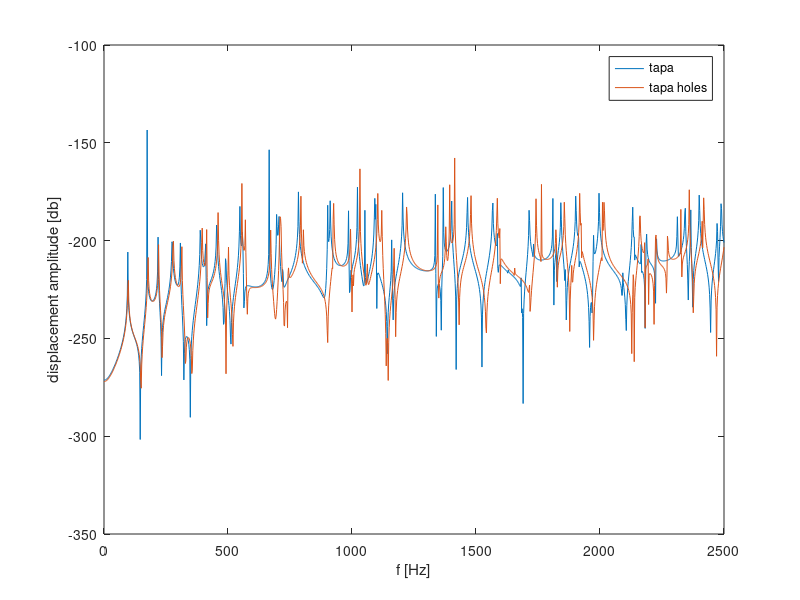

Source code (MATLAB):
close all
clear all
clc

%% Tapa

data = [
0.0000	2.7078E-14
2.0000	2.7140E-14
4.0000	2.7329E-14
6.0000	2.7644E-14
8.0000	2.8088E-14
10.000	2.8664E-14
12.000	2.9375E-14
14.000	3.0225E-14
16.000	3.1220E-14
18.000	3.2367E-14
20.000	3.3672E-14
22.000	3.5144E-14
24.000	3.6794E-14
26.000	3.8633E-14
28.000	4.0674E-14
30.000	4.2932E-14
32.000	4.5426E-14
34.000	4.8174E-14
36.000	5.1199E-14
38.000	5.4528E-14
40.000	5.8190E-14
42.000	6.2222E-14
44.000	6.6662E-14
46.000	7.1558E-14
48.000	7.6966E-14
50.000	8.2949E-14
52.000	8.9584E-14
54.000	9.6963E-14
56.000	1.0520E-13
58.000	1.1441E-13
60.000	1.2478E-13
62.000	1.3650E-13
64.000	1.4982E-13
66.000	1.6505E-13
68.000	1.8261E-13
70.000	2.0303E-13
72.000	2.2703E-13
74.000	2.5557E-13
76.000	2.9003E-13
78.000	3.3237E-13
80.000	3.8557E-13
82.000	4.5429E-13
84.000	5.4639E-13
86.000	6.7604E-13
88.000	8.7190E-13
90.000	1.2018E-12
92.000	1.8742E-12
94.000	3.9993E-12
96.000	5.0966E-11
98.000	3.6150E-12
100.00	1.9152E-12
102.00	1.3203E-12
104.00	1.0166E-12
106.00	8.3177E-13
108.00	7.0694E-13
110.00	6.1650E-13
112.00	5.4747E-13
114.00	4.9261E-13
116.00	4.4750E-13
118.00	4.0928E-13
120.00	3.7601E-13
122.00	3.4631E-13
124.00	3.1913E-13
126.00	2.9368E-13
128.00	2.6926E-13
130.00	2.4530E-13
132.00	2.2126E-13
134.00	1.9663E-13
136.00	1.7085E-13
138.00	1.4335E-13
140.00	1.1347E-13
142.00	8.0426E-14
144.00	4.3273E-14
146.00	8.2421E-16
148.00	4.8451E-14
150.00	1.0657E-13
152.00	1.7629E-13
154.00	2.6144E-13
156.00	3.6758E-13
158.00	5.0305E-13
160.00	6.8096E-13
162.00	9.2323E-13
164.00	1.2694E-12
166.00	1.7985E-12
168.00	2.6953E-12
170.00	4.5146E-12
172.00	1.0030E-11
174.00	6.7185E-8
176.00	1.2232E-11
178.00	6.7285E-12
180.00	4.9260E-12
182.00	4.0524E-12
184.00	3.5539E-12
186.00	3.2465E-12
188.00	3.0522E-12
190.00	2.9327E-12
192.00	2.8680E-12
194.00	2.8472E-12
196.00	2.8654E-12
198.00	2.9218E-12
200.00	3.0193E-12
202.00	3.1653E-12
204.00	3.3741E-12
206.00	3.6711E-12
208.00	4.1044E-12
210.00	4.7721E-12
212.00	5.9098E-12
214.00	8.2506E-12
216.00	1.5799E-11
218.00	1.2277E-10
220.00	1.0067E-11
222.00	4.5113E-12
224.00	2.5101E-12
226.00	1.4597E-12
228.00	7.9693E-13
230.00	3.2706E-13
232.00	3.5399E-14
234.00	3.3436E-13
236.00	5.9515E-13
238.00	8.3385E-13
240.00	1.0617E-12
242.00	1.2875E-12
244.00	1.5186E-12
246.00	1.7622E-12
248.00	2.0259E-12
250.00	2.3183E-12
252.00	2.6502E-12
254.00	3.0359E-12
256.00	3.4948E-12
258.00	4.0554E-12
260.00	4.7606E-12
262.00	5.6798E-12
264.00	6.9330E-12
266.00	8.7471E-12
268.00	1.1611E-11
270.00	1.6802E-11
272.00	2.9077E-11
274.00	9.3490E-11
276.00	8.6237E-11
278.00	3.0785E-11
280.00	1.9255E-11
282.00	1.4308E-11
284.00	1.1594E-11
286.00	9.9124E-12
288.00	8.8031E-12
290.00	8.0556E-12
292.00	7.5660E-12
294.00	7.2865E-12
296.00	7.2081E-12
298.00	7.3634E-12
300.00	7.8564E-12
302.00	8.9694E-12
304.00	1.1634E-11
306.00	2.1305E-11
308.00	8.6992E-11
310.00	1.0073E-11
312.00	4.2687E-12
314.00	2.2131E-12
316.00	1.2005E-12
318.00	6.2105E-13
320.00	2.6123E-13
322.00	2.7431E-14
324.00	1.2763E-13
326.00	2.3020E-13
328.00	2.9585E-13
330.00	3.3427E-13
332.00	3.5169E-13
334.00	3.5215E-13
336.00	3.3830E-13
338.00	3.1177E-13
340.00	2.7350E-13
342.00	2.2382E-13
344.00	1.6263E-13
346.00	8.9370E-14
348.00	3.0386E-15
350.00	9.7814E-14
352.00	2.1518E-13
354.00	3.5167E-13
356.00	5.1072E-13
358.00	6.9679E-13
360.00	9.1573E-13
362.00	1.1753E-12
364.00	1.4858E-12
366.00	1.8615E-12
368.00	2.3222E-12
370.00	2.8967E-12
372.00	3.6275E-12
374.00	4.5808E-12
376.00	5.8652E-12
378.00	7.6712E-12
380.00	1.0366E-11
382.00	1.4757E-11
384.00	2.3028E-11
386.00	4.3844E-11
388.00	1.8444E-10
390.00	1.0968E-10
392.00	4.7396E-11
394.00	3.2541E-11
396.00	2.6221E-11
398.00	2.3067E-11
400.00	2.1608E-11
402.00	2.1444E-11
404.00	2.2846E-11
406.00	2.7550E-11
408.00	4.7857E-11
410.00	8.2538E-11
412.00	9.3946E-12
414.00	6.6941E-13
416.00	2.6811E-12
418.00	4.4789E-12
420.00	5.6458E-12
422.00	6.5160E-12
424.00	7.2421E-12
426.00	7.9063E-12
428.00	8.5608E-12
430.00	9.2449E-12
432.00	9.9937E-12
434.00	1.0845E-11
436.00	1.1845E-11
438.00	1.3058E-11
440.00	1.4577E-11
442.00	1.6552E-11
444.00	1.9242E-11
446.00	2.3142E-11
448.00	2.9331E-11
450.00	4.0717E-11
452.00	6.8728E-11
454.00	2.5052E-10
456.00	1.3875E-10
458.00	5.2179E-11
460.00	3.1215E-11
462.00	2.1723E-11
464.00	1.6273E-11
466.00	1.2703E-11
468.00	1.0153E-11
470.00	8.2093E-12
472.00	6.6471E-12
474.00	5.3276E-12
476.00	4.1558E-12
478.00	3.0545E-12
480.00	1.9455E-12
482.00	7.2286E-13
484.00	8.0635E-13
486.00	3.1190E-12
488.00	7.9988E-12
490.00	3.4443E-11
492.00	2.7700E-11
494.00	1.1124E-11
496.00	7.0916E-12
498.00	5.1201E-12
500.00	3.8624E-12
502.00	2.9326E-12
504.00	2.1764E-12
506.00	1.5185E-12
508.00	9.1587E-13
510.00	3.4106E-13
512.00	2.2608E-13
514.00	8.0215E-13
516.00	1.4025E-12
518.00	2.0432E-12
520.00	2.7419E-12
522.00	3.5205E-12
524.00	4.4066E-12
526.00	5.4372E-12
528.00	6.6639E-12
530.00	8.1616E-12
532.00	1.0044E-11
534.00	1.2493E-11
536.00	1.5818E-11
538.00	2.0592E-11
540.00	2.8002E-11
542.00	4.0949E-11
544.00	6.8843E-11
546.00	1.6829E-10
548.00	7.4771E-10
550.00	1.3844E-10
552.00	8.7093E-11
554.00	7.3413E-11
556.00	7.9246E-11
558.00	1.6297E-10
560.00	8.1329E-11
562.00	1.4501E-11
564.00	1.9037E-12
566.00	2.7374E-12
568.00	4.8684E-12
570.00	5.9510E-12
572.00	6.5255E-12
574.00	6.8302E-12
576.00	6.9830E-12
578.00	7.0473E-12
580.00	7.0590E-12
582.00	7.0395E-12
584.00	7.0018E-12
586.00	6.9543E-12
588.00	6.9023E-12
590.00	6.8493E-12
592.00	6.7976E-12
594.00	6.7488E-12
596.00	6.7038E-12
598.00	6.6635E-12
600.00	6.6283E-12
602.00	6.5986E-12
604.00	6.5746E-12
606.00	6.5566E-12
608.00	6.5448E-12
610.00	6.5395E-12
612.00	6.5408E-12
614.00	6.5490E-12
616.00	6.5644E-12
618.00	6.5876E-12
620.00	6.6189E-12
622.00	6.6590E-12
624.00	6.7086E-12
626.00	6.7687E-12
628.00	6.8404E-12
630.00	6.9253E-12
632.00	7.0250E-12
634.00	7.1421E-12
636.00	7.2794E-12
638.00	7.4410E-12
640.00	7.6320E-12
642.00	7.8595E-12
644.00	8.1332E-12
646.00	8.4668E-12
648.00	8.8802E-12
650.00	9.4037E-12
652.00	1.0085E-11
654.00	1.1005E-11
656.00	1.2308E-11
658.00	1.4286E-11
660.00	1.7623E-11
662.00	2.4371E-11
664.00	4.4793E-11
666.00	2.0971E-8
668.00	3.8045E-11
670.00	1.7614E-11
672.00	1.1040E-11
674.00	7.9944E-12
676.00	6.4397E-12
678.00	5.7334E-12
680.00	5.6511E-12
682.00	6.1592E-12
684.00	7.3701E-12
686.00	9.5901E-12
688.00	1.3503E-11
690.00	2.0733E-11
692.00	3.5956E-11
694.00	7.9079E-11
696.00	4.6712E-10
698.00	2.3011E-10
700.00	1.3632E-10
702.00	1.3957E-10
704.00	2.5288E-10
706.00	4.1389E-10
708.00	8.0933E-11
710.00	3.7566E-11
712.00	2.1605E-11
714.00	1.3861E-11
716.00	9.8848E-12
718.00	8.8668E-12
720.00	1.8381E-11
722.00	1.5730E-11
724.00	7.3224E-12
726.00	6.4056E-12
728.00	6.4991E-12
730.00	6.8805E-12
732.00	7.3713E-12
734.00	7.9145E-12
736.00	8.4915E-12
738.00	9.0980E-12
740.00	9.7363E-12
742.00	1.0412E-11
744.00	1.1133E-11
746.00	1.1908E-11
748.00	1.2750E-11
750.00	1.3672E-11
752.00	1.4692E-11
754.00	1.5832E-11
756.00	1.7119E-11
758.00	1.8589E-11
760.00	2.0288E-11
762.00	2.2279E-11
764.00	2.4652E-11
766.00	2.7532E-11
768.00	3.1107E-11
770.00	3.5672E-11
772.00	4.1711E-11
774.00	5.0084E-11
776.00	6.2487E-11
778.00	8.2782E-11
780.00	1.2239E-10
782.00	2.2766E-10
784.00	1.7581E-9
786.00	3.1131E-10
788.00	1.4364E-10
790.00	9.3607E-11
792.00	6.9551E-11
794.00	5.5406E-11
796.00	4.6089E-11
798.00	3.9488E-11
800.00	3.4563E-11
802.00	3.0747E-11
804.00	2.7702E-11
806.00	2.5214E-11
808.00	2.3143E-11
810.00	2.1390E-11
812.00	1.9888E-11
814.00	1.8584E-11
816.00	1.7441E-11
818.00	1.6430E-11
820.00	1.5529E-11
822.00	1.4720E-11
824.00	1.3988E-11
826.00	1.3323E-11
828.00	1.2714E-11
830.00	1.2154E-11
832.00	1.1637E-11
834.00	1.1156E-11
836.00	1.0708E-11
838.00	1.0288E-11
840.00	9.8921E-12
842.00	9.5178E-12
844.00	9.1622E-12
846.00	8.8230E-12
848.00	8.4978E-12
850.00	8.1849E-12
852.00	7.8823E-12
854.00	7.5884E-12
856.00	7.3016E-12
858.00	7.0206E-12
860.00	6.7440E-12
862.00	6.4706E-12
864.00	6.1993E-12
866.00	5.9291E-12
868.00	5.6591E-12
870.00	5.3889E-12
872.00	5.1182E-12
874.00	4.8476E-12
876.00	4.5784E-12
878.00	4.3135E-12
880.00	4.0586E-12
882.00	3.8232E-12
884.00	3.6246E-12
886.00	3.4932E-12
888.00	3.4844E-12
890.00	3.7037E-12
892.00	4.3643E-12
894.00	5.9410E-12
896.00	9.6549E-12
898.00	1.9532E-11
900.00	5.8347E-11
902.00	8.0085E-10
904.00	1.1011E-10
906.00	9.3827E-11
908.00	1.1338E-10
910.00	1.8995E-10
912.00	1.0432E-9
914.00	2.8057E-10
916.00	1.2474E-10
918.00	8.1627E-11
920.00	6.1744E-11
922.00	5.0442E-11
924.00	4.3227E-11
926.00	3.8269E-11
928.00	3.4686E-11
930.00	3.2000E-11
932.00	2.9935E-11
934.00	2.8315E-11
936.00	2.7030E-11
938.00	2.6002E-11
940.00	2.5177E-11
942.00	2.4519E-11
944.00	2.3999E-11
946.00	2.3598E-11
948.00	2.3301E-11
950.00	2.3098E-11
952.00	2.2982E-11
954.00	2.2950E-11
956.00	2.3000E-11
958.00	2.3134E-11
960.00	2.3357E-11
962.00	2.3676E-11
964.00	2.4106E-11
966.00	2.4666E-11
968.00	2.5386E-11
970.00	2.6312E-11
972.00	2.7517E-11
974.00	2.9125E-11
976.00	3.1357E-11
978.00	3.4663E-11
980.00	4.0108E-11
982.00	5.0983E-11
984.00	8.5136E-11
986.00	5.7766E-10
988.00	3.0638E-11
990.00	4.6802E-12
992.00	5.1970E-12
994.00	1.1107E-11
996.00	1.7497E-11
998.00	1.4223E-11
1000.0	1.8757E-11
1002.0	2.1929E-11
1004.0	2.5074E-11
1006.0	2.8548E-11
1008.0	3.2674E-11
1010.0	3.7896E-11
1012.0	4.4969E-11
1014.0	5.5381E-11
1016.0	7.2631E-11
1018.0	1.0749E-10
1020.0	2.1767E-10
1022.0	2.3234E-9
1024.0	1.7088E-10
1026.0	8.4976E-11
1028.0	5.4650E-11
1030.0	3.9071E-11
1032.0	2.9539E-11
1034.0	2.3079E-11
1036.0	1.8396E-11
1038.0	1.4845E-11
1040.0	1.2074E-11
1042.0	9.8909E-12
1044.0	8.2154E-12
1046.0	7.1000E-12
1048.0	6.9263E-12
1050.0	9.8740E-12
1052.0	5.9610E-10
1054.0	1.1452E-11
1056.0	8.1156E-12
1058.0	7.9444E-12
1060.0	8.5853E-12
1062.0	9.5984E-12
1064.0	1.0863E-11
1066.0	1.2355E-11
1068.0	1.4094E-11
1070.0	1.6135E-11
1072.0	1.8568E-11
1074.0	2.1531E-11
1076.0	2.5243E-11
1078.0	3.0062E-11
1080.0	3.6610E-11
1082.0	4.6059E-11
1084.0	6.0898E-11
1086.0	8.7422E-11
1088.0	1.4702E-10
1090.0	3.8161E-10
1092.0	1.2016E-9
1094.0	3.5062E-10
1096.0	8.4541E-10
1098.0	6.0883E-11
1100.0	1.8388E-12
1102.0	1.2669E-11
1104.0	1.4920E-11
1106.0	1.4845E-11
1108.0	1.4033E-11
1110.0	1.2997E-11
1112.0	1.1921E-11
1114.0	1.0876E-11
1116.0	9.8844E-12
1118.0	8.9511E-12
1120.0	8.0734E-12
1122.0	7.2451E-12
1124.0	6.4593E-12
1126.0	5.7087E-12
1128.0	4.9863E-12
1130.0	4.2852E-12
1132.0	3.5987E-12
1134.0	2.9200E-12
1136.0	2.2420E-12
1138.0	1.5569E-12
1140.0	8.5583E-13
1142.0	1.2761E-13
1144.0	6.4236E-13
1146.0	1.4748E-12
1148.0	2.4015E-12
1150.0	3.4764E-12
1152.0	4.8012E-12
1154.0	6.6023E-12
1156.0	9.5182E-12
1158.0	1.6386E-11
1160.0	1.0430E-10
1162.0	1.3494E-11
1164.0	2.8726E-12
1166.0	9.3875E-13
1168.0	3.3144E-12
1170.0	5.2073E-12
1172.0	6.9326E-12
1174.0	8.6376E-12
1176.0	1.0413E-11
1178.0	1.2333E-11
1180.0	1.4469E-11
1182.0	1.6905E-11
1184.0	1.9750E-11
1186.0	2.3152E-11
1188.0	2.7328E-11
1190.0	3.2612E-11
1192.0	3.9552E-11
1194.0	4.9118E-11
1196.0	6.3202E-11
1198.0	8.6076E-11
1200.0	1.2985E-10
1202.0	2.4764E-10
1204.0	1.6692E-9
1206.0	3.7882E-10
1208.0	1.7549E-10
1210.0	1.1636E-10
1212.0	8.8177E-11
1214.0	7.1678E-11
1216.0	6.0841E-11
1218.0	5.3178E-11
1220.0	4.7472E-11
1222.0	4.3059E-11
1224.0	3.9544E-11
1226.0	3.6679E-11
1228.0	3.4301E-11
1230.0	3.2295E-11
1232.0	3.0582E-11
1234.0	2.9103E-11
1236.0	2.7814E-11
1238.0	2.6681E-11
1240.0	2.5679E-11
1242.0	2.4787E-11
1244.0	2.3990E-11
1246.0	2.3273E-11
1248.0	2.2626E-11
1250.0	2.2040E-11
1252.0	2.1509E-11
1254.0	2.1025E-11
1256.0	2.0583E-11
1258.0	2.0180E-11
1260.0	1.9811E-11
1262.0	1.9472E-11
1264.0	1.9163E-11
1266.0	1.8879E-11
1268.0	1.8619E-11
1270.0	1.8381E-11
1272.0	1.8163E-11
1274.0	1.7965E-11
1276.0	1.7784E-11
1278.0	1.7621E-11
1280.0	1.7473E-11
1282.0	1.7341E-11
1284.0	1.7223E-11
1286.0	1.7120E-11
1288.0	1.7031E-11
1290.0	1.6955E-11
1292.0	1.6893E-11
1294.0	1.6844E-11
1296.0	1.6809E-11
1298.0	1.6789E-11
1300.0	1.6783E-11
1302.0	1.6793E-11
1304.0	1.6819E-11
1306.0	1.6865E-11
1308.0	1.6931E-11
1310.0	1.7021E-11
1312.0	1.7139E-11
1314.0	1.7290E-11
1316.0	1.7476E-11
1318.0	1.7851E-11
1320.0	1.8097E-11
1322.0	1.8530E-11
1324.0	1.9128E-11
1326.0	1.9984E-11
1328.0	2.1291E-11
1330.0	2.3502E-11
1332.0	2.7968E-11
1334.0	4.1365E-11
1336.0	1.5410E-9
1338.0	1.4424E-11
1340.0	3.5524E-13
1342.0	4.1030E-12
1344.0	6.1411E-12
1346.0	7.1585E-12
1348.0	7.5968E-12
1350.0	7.6149E-12
1352.0	7.2502E-12
1354.0	6.4607E-12
1356.0	5.1195E-12
1358.0	2.9678E-12
1360.0	5.1216E-13
1362.0	6.4421E-12
1364.0	1.7577E-11
1366.0	3.8754E-11
1368.0	2.2687E-9
1370.0	1.5892E-10
1372.0	8.7143E-11
1374.0	6.7414E-11
1376.0	5.9050E-11
1378.0	5.5096E-11
1380.0	5.3447E-11
1382.0	5.3302E-11
1384.0	5.4361E-11
1386.0	5.6591E-11
1388.0	6.0168E-11
1390.0	6.5542E-11
1392.0	7.3638E-11
1394.0	8.6440E-11
1396.0	1.0886E-10
1398.0	1.5693E-10
1400.0	3.2976E-10
1402.0	1.0269E-9
1404.0	1.7051E-10
1406.0	8.3414E-11
1408.0	5.0176E-11
1410.0	3.2522E-11
1412.0	2.1473E-11
1414.0	1.3817E-11
1416.0	8.1177E-12
1418.0	3.6358E-12
1420.0	5.0700E-14
1422.0	3.2021E-12
1424.0	5.9898E-12
1426.0	8.5337E-12
1428.0	1.0923E-11
1430.0	1.3229E-11
1432.0	1.5511E-11
1434.0	1.7826E-11
1436.0	2.0228E-11
1438.0	2.2778E-11
1440.0	2.5544E-11
1442.0	2.8612E-11
1444.0	3.2092E-11
1446.0	3.6136E-11
1448.0	4.0957E-11
1450.0	4.6880E-11
1452.0	5.4413E-11
1454.0	6.4421E-11
1456.0	7.8500E-11
1458.0	9.9961E-11
1460.0	1.3700E-10
1462.0	2.1696E-10
1464.0	5.2138E-10
1466.0	1.2696E-9
1468.0	2.8407E-10
1470.0	1.5879E-10
1472.0	1.0958E-10
1474.0	8.3170E-11
1476.0	6.6643E-11
1478.0	5.5285E-11
1480.0	4.6968E-11
1482.0	4.0590E-11
1484.0	3.5524E-11
1486.0	3.1385E-11
1488.0	2.7925E-11
1490.0	2.4976E-11
1492.0	2.2419E-11
1494.0	2.0170E-11
1496.0	1.8165E-11
1498.0	1.6356E-11
1500.0	1.4705E-11
1502.0	1.3183E-11
1504.0	1.1765E-11
1506.0	1.0431E-11
1508.0	9.1637E-12
1510.0	7.9495E-12
1512.0	6.7751E-12
1514.0	5.6286E-12
1516.0	4.4992E-12
1518.0	3.3763E-12
1520.0	2.2496E-12
1522.0	1.1084E-12
1524.0	5.8573E-14
1526.0	1.2633E-12
1528.0	2.5195E-12
1530.0	3.8425E-12
1532.0	5.2506E-12
1534.0	6.7654E-12
1536.0	8.4136E-12
1538.0	1.0229E-11
1540.0	1.2253E-11
1542.0	1.4542E-11
1544.0	1.7170E-11
1546.0	2.0239E-11
1548.0	2.3892E-11
1550.0	2.8342E-11
1552.0	3.3908E-11
1554.0	4.1107E-11
1556.0	5.0824E-11
1558.0	6.4716E-11
1560.0	8.6280E-11
1562.0	1.2439E-10
1564.0	2.1010E-10
1566.0	5.8061E-10
1568.0	9.1395E-10
1570.0	2.7009E-10
1572.0	1.6376E-10
1574.0	1.2052E-10
1576.0	9.7572E-11
1578.0	8.4029E-11
1580.0	7.6193E-11
1582.0	7.3405E-11
1584.0	7.9572E-11
1586.0	1.5210E-10
1588.0	1.9537E-11
1590.0	1.5438E-11
1592.0	2.1921E-11
1594.0	2.3755E-11
1596.0	2.4120E-11
1598.0	2.3899E-11
1600.0	2.3424E-11
1602.0	2.2838E-11
1604.0	2.2209E-11
1606.0	2.1573E-11
1608.0	2.0945E-11
1610.0	2.0336E-11
1612.0	1.9747E-11
1614.0	1.9181E-11
1616.0	1.8636E-11
1618.0	1.8109E-11
1620.0	1.7594E-11
1622.0	1.7083E-11
1624.0	1.6554E-11
1626.0	1.5935E-11
1628.0	1.4718E-11
1630.0	1.7883E-11
1632.0	1.5862E-11
1634.0	1.5236E-11
1636.0	1.4770E-11
1638.0	1.4361E-11
1640.0	1.3979E-11
1642.0	1.3614E-11
1644.0	1.3260E-11
1646.0	1.2913E-11
1648.0	1.2570E-11
1650.0	1.2230E-11
1652.0	1.1889E-11
1654.0	1.1547E-11
1656.0	1.1202E-11
1658.0	1.0851E-11
1660.0	1.0492E-11
1662.0	1.0124E-11
1664.0	9.7456E-12
1666.0	9.3534E-12
1668.0	8.9464E-12
1670.0	8.5232E-12
1672.0	8.0844E-12
1674.0	7.6345E-12
1676.0	7.1891E-12
1678.0	6.8028E-12
1680.0	6.7260E-12
1682.0	1.1169E-11
1684.0	1.4183E-12
1686.0	1.8158E-12
1688.0	1.0929E-12
1690.0	6.8460E-15
1692.0	1.3653E-12
1694.0	3.0503E-12
1696.0	5.1243E-12
1698.0	7.7149E-12
1700.0	1.1027E-11
1702.0	1.5397E-11
1704.0	2.1421E-11
1706.0	3.0239E-11
1708.0	4.4366E-11
1710.0	7.0624E-11
1712.0	1.3630E-10
1714.0	5.9566E-10
1716.0	3.2388E-10
1718.0	1.3968E-10
1720.0	9.3602E-11
1722.0	7.2564E-11
1724.0	6.0385E-11
1726.0	5.2203E-11
1728.0	4.5792E-11
1730.0	3.8657E-11
1732.0	8.1907E-11
1734.0	4.7752E-11
1736.0	4.2047E-11
1738.0	3.9337E-11
1740.0	3.7529E-11
1742.0	3.6184E-11
1744.0	3.5135E-11
1746.0	3.4298E-11
1748.0	3.3625E-11
1750.0	3.3084E-11
1752.0	3.2653E-11
1754.0	3.2316E-11
1756.0	3.2062E-11
1758.0	3.1882E-11
1760.0	3.1769E-11
1762.0	3.1720E-11
1764.0	3.1731E-11
1766.0	3.1801E-11
1768.0	3.1928E-11
1770.0	3.2112E-11
1772.0	3.2356E-11
1774.0	3.2662E-11
1776.0	3.3033E-11
1778.0	3.3475E-11
1780.0	3.3995E-11
1782.0	3.4604E-11
1784.0	3.5312E-11
1786.0	3.6139E-11
1788.0	3.7107E-11
1790.0	3.8248E-11
1792.0	3.9609E-11
1794.0	4.1257E-11
1796.0	4.3301E-11
1798.0	4.5914E-11
1800.0	4.9410E-11
1802.0	5.4415E-11
1804.0	6.2391E-11
1806.0	7.7808E-11
1808.0	1.2418E-10
1810.0	1.1952E-9
1812.0	3.6750E-11
1814.0	2.2495E-12
1816.0	1.7563E-11
1818.0	2.7303E-11
1820.0	3.5899E-11
1822.0	4.6933E-11
1824.0	7.9726E-11
1826.0	8.9538E-12
1828.0	3.1444E-11
1830.0	4.4797E-11
1832.0	5.6429E-11
1834.0	7.0421E-11
1836.0	9.0844E-11
1838.0	1.2723E-10
1840.0	2.1774E-10
1842.0	9.3194E-10
1844.0	3.5199E-10
1846.0	1.3640E-10
1848.0	7.8983E-11
1850.0	5.1949E-11
1852.0	3.5920E-11
1854.0	2.5034E-11
1856.0	1.6807E-11
1858.0	9.5104E-12
1860.0	1.8161E-11
1862.0	6.4115E-12
1864.0	9.3651E-13
1866.0	2.9668E-12
1868.0	6.3775E-12
1870.0	9.5658E-12
1872.0	1.2671E-11
1874.0	1.5794E-11
1876.0	1.9029E-11
1878.0	2.2471E-11
1880.0	2.6234E-11
1882.0	3.0461E-11
1884.0	3.5348E-11
1886.0	4.1172E-11
1888.0	4.8362E-11
1890.0	5.7607E-11
1892.0	7.0119E-11
1894.0	8.8234E-11
1896.0	1.1713E-10
1898.0	1.7102E-10
1900.0	3.0809E-10
1902.0	1.3720E-9
1904.0	5.9129E-10
1906.0	2.5195E-10
1908.0	1.6715E-10
1910.0	1.3550E-10
1912.0	1.4702E-10
1914.0	1.1479E-10
1916.0	2.1247E-11
1918.0	2.9367E-11
1920.0	2.9192E-11
1922.0	2.7295E-11
1924.0	2.5025E-11
1926.0	2.2760E-11
1928.0	2.0615E-11
1930.0	1.8617E-11
1932.0	1.6764E-11
1934.0	1.5041E-11
1936.0	1.3433E-11
1938.0	1.1923E-11
1940.0	1.0496E-11
1942.0	9.1386E-12
1944.0	7.8396E-12
1946.0	6.5890E-12
1948.0	5.3785E-12
1950.0	4.2018E-12
1952.0	3.0548E-12
1954.0	1.9370E-12
1956.0	8.5255E-13
1958.0	1.8582E-13
1960.0	1.1502E-12
1962.0	1.9827E-12
1964.0	2.5622E-12
1966.0	2.6132E-12
1968.0	1.4125E-12
1970.0	3.5483E-12
1972.0	2.9373E-11
1974.0	1.3659E-10
1976.0	5.2497E-11
1978.0	4.5537E-11
1980.0	4.6496E-11
1982.0	5.0958E-11
1984.0	5.8425E-11
1986.0	6.9670E-11
1988.0	8.6846E-11
1990.0	1.1509E-10
1992.0	1.6895E-10
1994.0	3.1006E-10
1996.0	1.6278E-9
1998.0	5.2270E-10
2000.0	2.2933E-10
2002.0	1.4853E-10
2004.0	1.1067E-10
2006.0	8.8691E-11
2008.0	7.4307E-11
2010.0	6.4148E-11
2012.0	5.6578E-11
2014.0	5.0710E-11
2016.0	4.6018E-11
2018.0	4.2175E-11
2020.0	3.8964E-11
2022.0	3.6234E-11
2024.0	3.3881E-11
2026.0	3.1828E-11
2028.0	3.0017E-11
2030.0	2.8403E-11
2032.0	2.6954E-11
2034.0	2.5643E-11
2036.0	2.4447E-11
2038.0	2.3349E-11
2040.0	2.2336E-11
2042.0	2.1395E-11
2044.0	2.0516E-11
2046.0	1.9691E-11
2048.0	1.8913E-11
2050.0	1.8175E-11
2052.0	1.7471E-11
2054.0	1.6797E-11
2056.0	1.6149E-11
2058.0	1.5522E-11
2060.0	1.4912E-11
2062.0	1.4315E-11
2064.0	1.3729E-11
2066.0	1.3148E-11
2068.0	1.2571E-11
2070.0	1.1991E-11
2072.0	1.1405E-11
2074.0	1.0807E-11
2076.0	1.0188E-11
2078.0	9.5390E-12
2080.0	8.8425E-12
2082.0	8.0700E-12
2084.0	7.1635E-12
2086.0	5.9762E-12
2088.0	3.9709E-12
2090.0	4.0344E-12
2092.0	1.5007E-11
2094.0	8.3740E-12
2096.0	6.3049E-12
2098.0	4.8718E-12
2100.0	3.5924E-12
2102.0	2.3174E-12
2104.0	9.7122E-13
2106.0	5.0267E-13
2108.0	2.1610E-12
2110.0	4.0716E-12
2112.0	6.3248E-12
2114.0	9.0489E-12
2116.0	1.2437E-11
2118.0	1.6795E-11
2120.0	2.2649E-11
2122.0	3.0970E-11
2124.0	4.3795E-11
2126.0	6.6212E-11
2128.0	1.1548E-10
2130.0	3.1073E-10
2132.0	7.1593E-10
2134.0	1.9056E-10
2136.0	1.2282E-10
2138.0	1.2293E-10
2140.0	3.1698E-11
2142.0	4.3258E-11
2144.0	4.1150E-11
2146.0	3.8228E-11
2148.0	3.5566E-11
2150.0	3.3277E-11
2152.0	3.1322E-11
2154.0	2.9648E-11
2156.0	2.8212E-11
2158.0	2.6995E-11
2160.0	2.6021E-11
2162.0	2.5449E-11
2164.0	2.6156E-11
2166.0	7.9849E-11
2168.0	1.5284E-11
2170.0	1.6355E-11
2172.0	1.5682E-11
2174.0	1.4398E-11
2176.0	1.2581E-11
2178.0	1.0019E-11
2180.0	6.1444E-12
2182.0	5.6981E-13
2184.0	1.5653E-11
2186.0	8.5802E-11
2188.0	1.4646E-10
2190.0	6.0667E-11
2192.0	4.4351E-11
2194.0	3.7309E-11
2196.0	3.3300E-11
2198.0	3.0652E-11
2200.0	2.8723E-11
2202.0	2.7209E-11
2204.0	2.5948E-11
2206.0	2.4835E-11
2208.0	2.3796E-11
2210.0	2.2770E-11
2212.0	2.1690E-11
2214.0	2.0475E-11
2216.0	1.8998E-11
2218.0	1.7037E-11
2220.0	1.4128E-11
2222.0	9.0749E-12
2224.0	2.4979E-12
2226.0	6.0207E-11
2228.0	1.1083E-10
2230.0	5.4338E-11
2232.0	4.2959E-11
2234.0	3.8086E-11
2236.0	3.5398E-11
2238.0	3.3714E-11
2240.0	3.2580E-11
2242.0	3.1782E-11
2244.0	3.1208E-11
2246.0	3.0794E-11
2248.0	3.0497E-11
2250.0	3.0294E-11
2252.0	3.0165E-11
2254.0	3.0100E-11
2256.0	3.0089E-11
2258.0	3.0126E-11
2260.0	3.0207E-11
2262.0	3.0329E-11
2264.0	3.0491E-11
2266.0	3.0691E-11
2268.0	3.0929E-11
2270.0	3.1206E-11
2272.0	3.1523E-11
2274.0	3.1881E-11
2276.0	3.2283E-11
2278.0	3.2733E-11
2280.0	3.3235E-11
2282.0	3.3795E-11
2284.0	3.4420E-11
2286.0	3.5120E-11
2288.0	3.5909E-11
2290.0	3.6803E-11
2292.0	3.7826E-11
2294.0	3.9015E-11
2296.0	4.0421E-11
2298.0	4.2128E-11
2300.0	4.4279E-11
2302.0	4.7139E-11
2304.0	5.1270E-11
2306.0	5.8102E-11
2308.0	7.2575E-11
2310.0	1.2786E-10
2312.0	4.0822E-10
2314.0	1.1690E-10
2316.0	4.0074E-11
2318.0	3.9642E-11
2320.0	4.2621E-11
2322.0	4.6229E-11
2324.0	5.0247E-11
2326.0	5.4821E-11
2328.0	6.0231E-11
2330.0	6.6916E-11
2332.0	7.5609E-11
2334.0	8.7651E-11
2336.0	1.0585E-10
2338.0	1.3730E-10
2340.0	2.0685E-10
2342.0	5.0562E-10
2344.0	6.7106E-10
2346.0	1.6848E-10
2348.0	8.2622E-11
2350.0	4.5861E-11
2352.0	2.4414E-11
2354.0	9.3337E-12
2356.0	3.0284E-12
2358.0	1.4924E-11
2360.0	2.8914E-11
2362.0	5.1027E-11
2364.0	1.1322E-10
2366.0	6.0892E-10
2368.0	6.6357E-11
2370.0	2.5721E-11
2372.0	8.6574E-12
2374.0	1.9845E-12
2376.0	1.0113E-11
2378.0	1.7179E-11
2380.0	2.3922E-11
2382.0	3.0847E-11
2384.0	3.8419E-11
2386.0	4.7187E-11
2388.0	5.7941E-11
2390.0	7.1987E-11
2392.0	9.1790E-11
2394.0	1.2276E-10
2396.0	1.7969E-10
2398.0	3.2328E-10
2400.0	1.4565E-9
2402.0	5.9168E-10
2404.0	2.4589E-10
2406.0	1.5453E-10
2408.0	1.1198E-10
2410.0	8.7177E-11
2412.0	7.0801E-11
2414.0	5.9088E-11
2416.0	5.0220E-11
2418.0	4.3216E-11
2420.0	3.7494E-11
2422.0	3.2688E-11
2424.0	2.8557E-11
2426.0	2.4932E-11
2428.0	2.1692E-11
2430.0	1.8748E-11
2432.0	1.6030E-11
2434.0	1.3482E-11
2436.0	1.1060E-11
2438.0	8.7237E-12
2440.0	6.4381E-12
2442.0	4.1697E-12
2444.0	1.8857E-12
2446.0	4.4869E-13
2448.0	2.8720E-12
2450.0	5.4294E-12
2452.0	8.1762E-12
2454.0	1.1184E-11
2456.0	1.4551E-11
2458.0	1.8416E-11
2460.0	2.2994E-11
2462.0	2.8635E-11
2464.0	3.5978E-11
2466.0	4.6343E-11
2468.0	6.3105E-11
2470.0	9.8667E-11
2472.0	2.7416E-10
2474.0	1.6930E-10
2476.0	3.0268E-11
2478.0	9.0322E-12
2480.0	3.7316E-11
2482.0	6.9355E-11
2484.0	1.1950E-10
2486.0	2.3265E-10
2488.0	8.7743E-10
2490.0	6.6502E-10
2492.0	2.6210E-10
2494.0	1.6968E-10
2496.0	1.2827E-10
2498.0	1.0460E-10
2500.0	8.9192E-11
]


data1 = [
0.0000	2.4967E-14
2.0000	2.5024E-14
4.0000	2.5196E-14
6.0000	2.5485E-14
8.0000	2.5891E-14
10.000	2.6418E-14
12.000	2.7067E-14
14.000	2.7844E-14
16.000	2.8753E-14
18.000	2.9800E-14
20.000	3.0991E-14
22.000	3.2334E-14
24.000	3.3839E-14
26.000	3.5514E-14
28.000	3.7372E-14
30.000	3.9427E-14
32.000	4.1693E-14
34.000	4.4189E-14
36.000	4.6933E-14
38.000	4.9950E-14
40.000	5.3264E-14
42.000	5.6908E-14
44.000	6.0916E-14
46.000	6.5327E-14
48.000	7.0191E-14
50.000	7.5562E-14
52.000	8.1507E-14
54.000	8.8101E-14
56.000	9.5440E-14
58.000	1.0363E-13
60.000	1.1282E-13
62.000	1.2316E-13
64.000	1.3487E-13
66.000	1.4819E-13
68.000	1.6347E-13
70.000	1.8113E-13
72.000	2.0173E-13
74.000	2.2602E-13
76.000	2.5504E-13
78.000	2.9025E-13
80.000	3.3380E-13
82.000	3.8895E-13
84.000	4.6094E-13
86.000	5.5874E-13
88.000	6.9907E-13
90.000	9.1714E-13
92.000	1.3019E-12
94.000	2.1623E-12
96.000	5.8045E-12
98.000	9.6427E-12
100.00	2.7273E-12
102.00	1.6186E-12
104.00	1.1651E-12
106.00	9.1789E-13
108.00	7.6190E-13
110.00	6.5408E-13
112.00	5.7471E-13
114.00	5.1345E-13
116.00	4.6435E-13
118.00	4.2373E-13
120.00	3.8918E-13
122.00	3.5903E-13
124.00	3.3207E-13
126.00	3.0740E-13
128.00	2.8432E-13
130.00	2.6222E-13
132.00	2.4060E-13
134.00	2.1899E-13
136.00	1.9694E-13
138.00	1.7397E-13
140.00	1.4961E-13
142.00	1.2329E-13
144.00	9.4356E-14
146.00	6.2043E-14
148.00	2.5383E-14
150.00	1.6846E-14
152.00	6.6237E-14
154.00	1.2492E-13
156.00	1.9580E-13
158.00	2.8302E-13
160.00	3.9259E-13
162.00	5.3369E-13
164.00	7.2100E-13
166.00	9.7954E-13
168.00	1.3557E-12
170.00	1.9462E-12
172.00	2.9908E-12
174.00	5.2940E-12
176.00	1.4247E-11
178.00	3.7045E-11
180.00	9.3836E-12
182.00	5.8311E-12
184.00	4.4632E-12
186.00	3.7588E-12
188.00	3.3458E-12
190.00	3.0891E-12
192.00	2.9286E-12
194.00	2.8341E-12
196.00	2.7897E-12
198.00	2.7872E-12
200.00	2.8238E-12
202.00	2.9005E-12
204.00	3.0227E-12
206.00	3.2020E-12
208.00	3.4590E-12
210.00	3.8326E-12
212.00	4.4004E-12
214.00	5.3394E-12
216.00	7.1563E-12
218.00	1.2107E-11
220.00	7.8946E-11
222.00	1.3262E-11
224.00	5.2329E-12
226.00	2.8345E-12
228.00	1.6636E-12
230.00	9.5524E-13
232.00	4.6824E-13
234.00	1.0195E-13
236.00	1.9342E-13
238.00	4.4565E-13
240.00	6.7189E-13
242.00	8.8367E-13
244.00	1.0895E-12
246.00	1.2964E-12
248.00	1.5105E-12
250.00	1.7381E-12
252.00	1.9860E-12
254.00	2.2622E-12
256.00	2.5767E-12
258.00	2.9426E-12
260.00	3.3785E-12
262.00	3.9107E-12
264.00	4.5795E-12
266.00	5.4495E-12
268.00	6.6317E-12
270.00	8.3347E-12
272.00	1.1002E-11
274.00	1.5774E-11
276.00	2.6743E-11
278.00	7.7942E-11
280.00	9.6839E-11
282.00	3.1172E-11
284.00	1.9080E-11
286.00	1.4032E-11
288.00	1.1290E-11
290.00	9.5955E-12
292.00	8.4714E-12
294.00	7.7011E-12
296.00	7.1753E-12
298.00	6.8383E-12
300.00	6.6676E-12
302.00	6.6685E-12
304.00	6.8820E-12
306.00	7.4172E-12
308.00	8.5619E-12
310.00	1.1266E-11
312.00	2.1280E-11
314.00	6.9850E-11
316.00	9.5480E-12
318.00	4.1480E-12
320.00	2.1943E-12
322.00	1.2203E-12
324.00	6.5737E-13
326.00	3.0429E-13
328.00	7.2215E-14
330.00	8.3933E-14
332.00	1.8930E-13
334.00	2.5886E-13
336.00	3.0199E-13
338.00	3.2473E-13
340.00	3.3106E-13
342.00	3.2358E-13
344.00	3.0394E-13
346.00	2.7311E-13
348.00	2.3151E-13
350.00	1.7914E-13
352.00	1.1555E-13
354.00	3.9917E-14
356.00	4.8999E-14
358.00	1.5293E-13
360.00	2.7416E-13
362.00	4.1568E-13
364.00	5.8141E-13
366.00	7.7645E-13
368.00	1.0075E-12
370.00	1.2836E-12
372.00	1.6170E-12
374.00	2.0246E-12
376.00	2.5308E-12
378.00	3.1712E-12
380.00	4.0008E-12
382.00	5.1076E-12
384.00	6.6429E-12
386.00	8.8884E-12
388.00	1.2435E-11
390.00	1.8758E-11
392.00	3.2860E-11
394.00	8.9210E-11
396.00	2.0855E-10
398.00	5.5848E-11
400.00	3.5283E-11
402.00	2.7612E-11
404.00	2.4095E-11
406.00	2.2735E-11
408.00	2.3201E-11
410.00	2.6610E-11
412.00	4.1012E-11
414.00	1.9150E-10
416.00	1.1249E-11
418.00	1.0600E-12
420.00	2.4893E-12
422.00	4.2913E-12
424.00	5.4119E-12
426.00	6.2182E-12
428.00	6.8712E-12
430.00	7.4548E-12
432.00	8.0196E-12
434.00	8.6014E-12
436.00	9.2305E-12
438.00	9.9373E-12
440.00	1.0757E-11
442.00	1.1735E-11
444.00	1.2936E-11
446.00	1.4458E-11
448.00	1.6461E-11
450.00	1.9225E-11
452.00	2.3301E-11
454.00	2.9931E-11
456.00	4.2644E-11
458.00	7.7065E-11
460.00	5.2067E-10
462.00	1.0202E-10
464.00	4.4838E-11
466.00	2.7994E-11
468.00	1.9902E-11
470.00	1.5121E-11
472.00	1.1942E-11
474.00	9.6554E-12
476.00	7.9124E-12
478.00	6.5202E-12
480.00	5.3622E-12
482.00	4.3617E-12
484.00	3.4633E-12
486.00	2.6220E-12
488.00	1.7951E-12
490.00	9.3243E-13
492.00	3.9438E-14
494.00	1.2549E-12
496.00	3.0252E-12
498.00	6.3402E-12
500.00	1.7225E-11
502.00	6.8300E-11
504.00	1.2969E-11
506.00	7.2311E-12
508.00	4.8648E-12
510.00	3.4689E-12
512.00	2.4797E-12
514.00	1.6930E-12
516.00	1.0153E-12
518.00	3.9559E-13
520.00	1.9794E-13
522.00	7.8830E-13
524.00	1.3944E-12
526.00	2.0342E-12
528.00	2.7264E-12
530.00	3.4928E-12
532.00	4.3605E-12
534.00	5.3649E-12
536.00	6.5548E-12
538.00	8.0001E-12
540.00	9.8060E-12
542.00	1.2138E-11
544.00	1.5276E-11
546.00	1.9727E-11
548.00	2.6516E-11
550.00	3.8072E-11
552.00	6.1835E-11
554.00	1.3662E-10
556.00	2.8864E-9
558.00	1.4659E-10
560.00	8.3119E-11
562.00	6.3304E-11
564.00	5.6239E-11
566.00	5.7622E-11
568.00	7.5256E-11
570.00	3.4071E-10
572.00	4.8797E-11
574.00	1.2358E-11
576.00	2.7453E-12
578.00	1.3090E-12
580.00	3.3705E-12
582.00	4.5275E-12
584.00	5.2155E-12
586.00	5.6387E-12
588.00	5.9036E-12
590.00	6.0700E-12
592.00	6.1734E-12
594.00	6.2359E-12
596.00	6.2718E-12
598.00	6.2905E-12
600.00	6.2985E-12
602.00	6.3001E-12
604.00	6.2985E-12
606.00	6.2960E-12
608.00	6.2943E-12
610.00	6.2946E-12
612.00	6.2980E-12
614.00	6.3053E-12
616.00	6.3171E-12
618.00	6.3341E-12
620.00	6.3569E-12
622.00	6.3860E-12
624.00	6.4222E-12
626.00	6.4659E-12
628.00	6.5181E-12
630.00	6.5796E-12
632.00	6.6514E-12
634.00	6.7349E-12
636.00	6.8316E-12
638.00	6.9433E-12
640.00	7.0724E-12
642.00	7.2220E-12
644.00	7.3959E-12
646.00	7.5992E-12
648.00	7.8386E-12
650.00	8.1233E-12
652.00	8.4659E-12
654.00	8.8850E-12
656.00	9.4079E-12
658.00	1.0077E-11
660.00	1.0963E-11
662.00	1.2189E-11
664.00	1.3998E-11
666.00	1.6933E-11
668.00	2.2516E-11
670.00	3.7268E-11
672.00	1.8646E-10
674.00	4.6773E-11
676.00	1.8034E-11
678.00	1.0003E-11
680.00	6.2592E-12
682.00	4.1274E-12
684.00	2.7890E-12
686.00	1.9161E-12
688.00	1.3599E-12
690.00	1.0546E-12
692.00	9.8493E-13
694.00	1.1794E-12
696.00	1.7234E-12
698.00	2.8021E-12
700.00	4.8140E-12
702.00	8.7000E-12
704.00	1.7117E-11
706.00	4.0425E-11
708.00	1.6848E-10
710.00	4.0677E-10
712.00	3.6581E-10
714.00	2.2797E-10
716.00	5.0788E-11
718.00	2.1664E-11
720.00	1.0939E-11
722.00	5.6635E-12
724.00	2.6194E-12
726.00	6.7394E-13
728.00	6.5574E-13
730.00	1.5987E-12
732.00	2.2639E-12
734.00	2.6855E-12
736.00	2.8180E-12
738.00	2.4414E-12
740.00	5.9376E-13
742.00	1.4217E-11
744.00	2.0062E-11
746.00	1.2850E-11
748.00	1.1563E-11
750.00	1.1317E-11
752.00	1.1460E-11
754.00	1.1808E-11
756.00	1.2296E-11
758.00	1.2899E-11
760.00	1.3611E-11
762.00	1.4434E-11
764.00	1.5383E-11
766.00	1.6476E-11
768.00	1.7741E-11
770.00	1.9218E-11
772.00	2.0960E-11
774.00	2.3045E-11
776.00	2.5582E-11
778.00	2.8738E-11
780.00	3.2775E-11
782.00	3.8128E-11
784.00	4.5588E-11
786.00	5.6750E-11
788.00	7.5409E-11
790.00	1.1345E-10
792.00	2.3786E-10
794.00	1.3661E-9
796.00	1.5590E-10
798.00	6.9614E-11
800.00	2.6480E-11
802.00	4.8757E-11
804.00	1.8931E-10
806.00	7.4980E-11
808.00	5.2808E-11
810.00	4.2169E-11
812.00	3.5574E-11
814.00	3.0964E-11
816.00	2.7510E-11
818.00	2.4804E-11
820.00	2.2614E-11
822.00	2.0799E-11
824.00	1.9265E-11
826.00	1.7950E-11
828.00	1.6807E-11
830.00	1.5803E-11
832.00	1.4913E-11
834.00	1.4117E-11
836.00	1.3399E-11
838.00	1.2748E-11
840.00	1.2154E-11
842.00	1.1607E-11
844.00	1.1103E-11
846.00	1.0634E-11
848.00	1.0196E-11
850.00	9.7850E-12
852.00	9.3972E-12
854.00	9.0294E-12
856.00	8.6789E-12
858.00	8.3430E-12
860.00	8.0193E-12
862.00	7.7058E-12
864.00	7.4004E-12
866.00	7.1011E-12
868.00	6.8060E-12
870.00	6.5131E-12
872.00	6.2206E-12
874.00	5.9265E-12
876.00	5.6286E-12
878.00	5.3247E-12
880.00	5.0122E-12
882.00	4.6885E-12
884.00	4.3503E-12
886.00	3.9941E-12
888.00	3.6157E-12
890.00	3.2101E-12
892.00	2.7713E-12
894.00	2.2921E-12
896.00	1.7635E-12
898.00	1.1742E-12
900.00	5.1001E-13
902.00	2.4760E-13
904.00	1.1229E-12
906.00	2.1487E-12
908.00	3.3695E-12
910.00	4.8480E-12
912.00	6.6729E-12
914.00	8.9720E-12
916.00	1.1922E-11
918.00	1.5715E-11
920.00	2.0108E-11
922.00	1.9253E-11
924.00	3.4999E-10
926.00	8.9378E-10
928.00	2.5227E-10
930.00	1.0557E-10
932.00	6.8626E-11
934.00	5.2263E-11
936.00	4.3157E-11
938.00	3.7415E-11
940.00	3.3500E-11
942.00	3.0688E-11
944.00	2.8593E-11
946.00	2.6993E-11
948.00	2.5750E-11
950.00	2.4777E-11
952.00	2.4013E-11
954.00	2.3417E-11
956.00	2.2961E-11
958.00	2.2624E-11
960.00	2.2393E-11
962.00	2.2257E-11
964.00	2.2212E-11
966.00	2.2255E-11
968.00	2.2387E-11
970.00	2.2614E-11
972.00	2.2944E-11
974.00	2.3394E-11
976.00	2.3986E-11
978.00	2.4756E-11
980.00	2.5762E-11
982.00	2.7097E-11
984.00	2.8926E-11
986.00	3.1566E-11
988.00	3.5713E-11
990.00	4.3265E-11
992.00	6.1885E-11
994.00	1.9689E-10
996.00	6.0056E-11
998.00	1.1535E-11
1000.0	1.4971E-12
1002.0	8.1722E-12
1004.0	1.3349E-11
1006.0	6.9770E-12
1008.0	1.5129E-11
1010.0	1.8455E-11
1012.0	2.1271E-11
1014.0	2.4152E-11
1016.0	2.7376E-11
1018.0	3.1225E-11
1020.0	3.6106E-11
1022.0	4.2711E-11
1024.0	5.2402E-11
1026.0	6.8347E-11
1028.0	1.0011E-10
1030.0	1.9656E-10
1032.0	6.8190E-9
1034.0	1.7246E-10
1036.0	8.3544E-11
1038.0	5.3231E-11
1040.0	3.7869E-11
1042.0	2.8542E-11
1044.0	2.2252E-11
1046.0	1.7713E-11
1048.0	1.4288E-11
1050.0	1.1635E-11
1052.0	9.5768E-12
1054.0	8.0596E-12
1056.0	7.2130E-12
1058.0	7.7501E-12
1060.0	1.5441E-11
1062.0	2.5319E-11
1064.0	8.9941E-12
1066.0	7.5197E-12
1068.0	7.7163E-12
1070.0	8.4661E-12
1072.0	9.5037E-12
1074.0	1.0751E-11
1076.0	1.2193E-11
1078.0	1.3851E-11
1080.0	1.5766E-11
1082.0	1.8006E-11
1084.0	2.0675E-11
1086.0	2.3924E-11
1088.0	2.7986E-11
1090.0	3.3234E-11
1092.0	4.0301E-11
1094.0	5.0352E-11
1096.0	6.5788E-11
1098.0	9.2435E-11
1100.0	1.4902E-10
1102.0	3.4631E-10
1104.0	1.6036E-9
1106.0	2.6486E-10
1108.0	1.5398E-10
1110.0	1.1537E-10
1112.0	9.8703E-11
1114.0	9.3980E-11
1116.0	1.0174E-10
1118.0	1.4010E-10
1120.0	5.9250E-10
1122.0	1.2580E-10
1124.0	4.1315E-11
1126.0	1.9430E-11
1128.0	1.0174E-11
1130.0	5.4564E-12
1132.0	2.8265E-12
1134.0	1.3019E-12
1136.0	4.1968E-13
1138.0	6.2611E-14
1140.0	2.8179E-13
1142.0	3.1899E-13
1144.0	2.2378E-13
1146.0	2.6608E-14
1148.0	2.5454E-13
1150.0	6.1067E-13
1152.0	1.0403E-12
1154.0	1.5498E-12
1156.0	2.1555E-12
1158.0	2.8896E-12
1160.0	3.8152E-12
1162.0	5.0650E-12
1164.0	6.9647E-12
1166.0	1.0577E-11
1168.0	2.2510E-11
1170.0	6.3626E-11
1172.0	9.3027E-12
1174.0	3.1061E-12
1176.0	3.4919E-13
1178.0	1.4418E-12
1180.0	2.8559E-12
1182.0	4.1107E-12
1184.0	5.3102E-12
1186.0	6.5161E-12
1188.0	7.7723E-12
1190.0	9.1168E-12
1192.0	1.0588E-11
1194.0	1.2227E-11
1196.0	1.4087E-11
1198.0	1.6235E-11
1200.0	1.8761E-11
1202.0	2.1792E-11
1204.0	2.5514E-11
1206.0	3.0213E-11
1208.0	3.6352E-11
1210.0	4.4738E-11
1212.0	5.6910E-11
1214.0	7.6224E-11
1216.0	1.1164E-10
1218.0	1.9788E-10
1220.0	7.2374E-10
1222.0	4.8057E-10
1224.0	1.8680E-10
1226.0	1.1832E-10
1228.0	8.7787E-11
1230.0	7.0506E-11
1232.0	5.9387E-11
1234.0	5.1635E-11
1236.0	4.5921E-11
1238.0	4.1538E-11
1240.0	3.8070E-11
1242.0	3.5260E-11
1244.0	3.2937E-11
1246.0	3.0988E-11
1248.0	2.9329E-11
1250.0	2.7903E-11
1252.0	2.6664E-11
1254.0	2.5579E-11
1256.0	2.4624E-11
1258.0	2.3776E-11
1260.0	2.3021E-11
1262.0	2.2345E-11
1264.0	2.1738E-11
1266.0	2.1190E-11
1268.0	2.0696E-11
1270.0	2.0248E-11
1272.0	1.9842E-11
1274.0	1.9474E-11
1276.0	1.9140E-11
1278.0	1.8836E-11
1280.0	1.8561E-11
1282.0	1.8312E-11
1284.0	1.8087E-11
1286.0	1.7884E-11
1288.0	1.7703E-11
1290.0	1.7541E-11
1292.0	1.7399E-11
1294.0	1.7274E-11
1296.0	1.7167E-11
1298.0	1.7077E-11
1300.0	1.7004E-11
1302.0	1.6948E-11
1304.0	1.6909E-11
1306.0	1.6886E-11
1308.0	1.6881E-11
1310.0	1.6895E-11
1312.0	1.6928E-11
1314.0	1.6981E-11
1316.0	1.7058E-11
1318.0	1.7160E-11
1320.0	1.7291E-11
1322.0	1.7456E-11
1324.0	1.7661E-11
1326.0	1.7917E-11
1328.0	1.8236E-11
1330.0	1.8638E-11
1332.0	1.9156E-11
1334.0	1.9843E-11
1336.0	2.0797E-11
1338.0	2.2226E-11
1340.0	2.4878E-11
1342.0	2.8313E-11
1344.0	4.0975E-11
1346.0	8.1750E-10
1348.0	1.0428E-11
1350.0	3.3905E-12
1352.0	8.0803E-12
1354.0	1.0577E-11
1356.0	1.2242E-11
1358.0	1.3537E-11
1360.0	1.4677E-11
1362.0	1.5793E-11
1364.0	1.6997E-11
1366.0	1.8421E-11
1368.0	2.0269E-11
1370.0	2.2916E-11
1372.0	2.7194E-11
1374.0	3.5403E-11
1376.0	5.6996E-11
1378.0	2.2556E-10
1380.0	9.6772E-11
1382.0	4.1596E-11
1384.0	3.0949E-11
1386.0	3.0956E-11
1388.0	3.9106E-11
1390.0	6.1989E-11
1392.0	1.6632E-10
1394.0	2.6762E-9
1396.0	2.0479E-10
1398.0	1.1956E-10
1400.0	9.5850E-11
1402.0	8.7945E-11
1404.0	8.7878E-11
1406.0	9.4436E-11
1408.0	1.1028E-10
1410.0	1.4647E-10
1412.0	2.6188E-10
1414.0	1.2947E-8
1416.0	1.9681E-10
1418.0	8.6383E-11
1420.0	4.9408E-11
1422.0	3.0922E-11
1424.0	1.9799E-11
1426.0	1.2317E-11
1428.0	6.8782E-12
1430.0	2.6864E-12
1432.0	7.0270E-13
1434.0	3.5569E-12
1436.0	6.0489E-12
1438.0	8.2968E-12
1440.0	1.0386E-11
1442.0	1.2383E-11
1444.0	1.4341E-11
1446.0	1.6309E-11
1448.0	1.8332E-11
1450.0	2.0458E-11
1452.0	2.2739E-11
1454.0	2.5238E-11
1456.0	2.8032E-11
1458.0	3.1223E-11
1460.0	3.4951E-11
1462.0	3.9416E-11
1464.0	4.4916E-11
1466.0	5.1928E-11
1468.0	6.1251E-11
1470.0	7.4360E-11
1472.0	9.4297E-11
1474.0	1.2852E-10
1476.0	2.0152E-10
1478.0	4.6816E-10
1480.0	1.4092E-9
1482.0	2.7884E-10
1484.0	1.5372E-10
1486.0	1.0551E-10
1488.0	7.9904E-11
1490.0	6.4009E-11
1492.0	5.3264E-11
1494.0	4.3894E-11
1496.0	3.8737E-11
1498.0	3.4007E-11
1500.0	3.0117E-11
1502.0	2.6865E-11
1504.0	2.4099E-11
1506.0	2.1707E-11
1508.0	1.9610E-11
1510.0	1.7748E-11
1512.0	1.6074E-11
1514.0	1.4555E-11
1516.0	1.3160E-11
1518.0	1.1869E-11
1520.0	1.0662E-11
1522.0	9.5236E-12
1524.0	8.4406E-12
1526.0	7.4016E-12
1528.0	6.3963E-12
1530.0	5.4153E-12
1532.0	4.4499E-12
1534.0	3.4918E-12
1536.0	2.5328E-12
1538.0	1.5645E-12
1540.0	5.7824E-13
1542.0	4.3540E-13
1544.0	1.4867E-12
1546.0	2.5873E-12
1548.0	3.7506E-12
1550.0	4.9925E-12
1552.0	6.3321E-12
1554.0	7.7929E-12
1556.0	9.4043E-12
1558.0	1.1204E-11
1560.0	1.3241E-11
1562.0	1.5581E-11
1564.0	1.8314E-11
1566.0	2.1567E-11
1568.0	2.5525E-11
1570.0	3.0469E-11
1572.0	3.6851E-11
1574.0	4.5436E-11
1576.0	5.7644E-11
1578.0	7.6430E-11
1580.0	1.0911E-10
1582.0	1.8004E-10
1584.0	4.4918E-10
1586.0	1.2093E-9
1588.0	2.7854E-10
1590.0	1.6662E-10
1592.0	1.2687E-10
1594.0	1.1585E-10
1596.0	2.0343E-10
1598.0	7.9101E-12
1600.0	3.1662E-11
1602.0	3.4201E-11
1604.0	3.3529E-11
1606.0	3.2103E-11
1608.0	3.0540E-11
1610.0	2.9028E-11
1612.0	2.7624E-11
1614.0	2.6340E-11
1616.0	2.5172E-11
1618.0	2.4110E-11
1620.0	2.3141E-11
1622.0	2.2256E-11
1624.0	2.1444E-11
1626.0	2.0697E-11
1628.0	2.0006E-11
1630.0	1.9364E-11
1632.0	1.8766E-11
1634.0	1.8207E-11
1636.0	1.7680E-11
1638.0	1.7183E-11
1640.0	1.6711E-11
1642.0	1.6259E-11
1644.0	1.5823E-11
1646.0	1.5395E-11
1648.0	1.4964E-11
1650.0	1.4506E-11
1652.0	1.3949E-11
1654.0	1.2870E-11
1656.0	1.9887E-11
1658.0	1.4549E-11
1660.0	1.3823E-11
1662.0	1.3374E-11
1664.0	1.3007E-11
1666.0	1.2677E-11
1668.0	1.2368E-11
1670.0	1.2072E-11
1672.0	1.1783E-11
1674.0	1.1499E-11
1676.0	1.1217E-11
1678.0	1.0936E-11
1680.0	1.0653E-11
1682.0	1.0368E-11
1684.0	1.0077E-11
1686.0	9.7798E-12
1688.0	9.4741E-12
1690.0	9.1580E-12
1692.0	8.8293E-12
1694.0	8.4858E-12
1696.0	8.1250E-12
1698.0	7.7443E-12
1700.0	7.3411E-12
1702.0	6.9130E-12
1704.0	6.4591E-12
1706.0	5.9811E-12
1708.0	5.4900E-12
1710.0	5.0242E-12
1712.0	4.7357E-12
1714.0	5.6839E-12
1716.0	7.3017E-12
1718.0	1.5481E-12
1720.0	2.1294E-12
1722.0	3.4845E-12
1724.0	5.3543E-12
1726.0	7.7913E-12
1728.0	1.0977E-11
1730.0	1.5250E-11
1732.0	2.1224E-11
1734.0	3.0117E-11
1736.0	4.4688E-11
1738.0	7.2810E-11
1740.0	1.4946E-10
1742.0	1.1732E-9
1744.0	2.4650E-10
1746.0	1.2141E-10
1748.0	8.4478E-11
1750.0	6.6772E-11
1752.0	5.6331E-11
1754.0	4.9364E-11
1756.0	4.4242E-11
1758.0	4.0041E-11
1760.0	3.5861E-11
1762.0	2.9053E-11
1764.0	2.7359E-9
1766.0	4.5593E-11
1768.0	3.9725E-11
1770.0	3.7305E-11
1772.0	3.5859E-11
1774.0	3.4874E-11
1776.0	3.4171E-11
1778.0	3.3663E-11
1780.0	3.3308E-11
1782.0	3.3078E-11
1784.0	3.2956E-11
1786.0	3.2932E-11
1788.0	3.3001E-11
1790.0	3.3160E-11
1792.0	3.3410E-11
1794.0	3.3754E-11
1796.0	3.4200E-11
1798.0	3.4758E-11
1800.0	3.5444E-11
1802.0	3.6282E-11
1804.0	3.7304E-11
1806.0	3.8560E-11
1808.0	4.0127E-11
1810.0	4.2125E-11
1812.0	4.4764E-11
1814.0	4.8435E-11
1816.0	5.3974E-11
1818.0	6.3542E-11
1820.0	8.5041E-11
1822.0	1.8942E-10
1824.0	1.2067E-10
1826.0	1.5629E-11
1828.0	6.4382E-12
1830.0	1.6847E-11
1832.0	2.3552E-11
1834.0	2.8774E-11
1836.0	3.3429E-11
1838.0	3.8027E-11
1840.0	4.2959E-11
1842.0	4.8629E-11
1844.0	5.5576E-11
1846.0	6.4667E-11
1848.0	7.7517E-11
1850.0	9.7651E-11
1852.0	1.3470E-10
1854.0	2.2807E-10
1856.0	9.5845E-10
1858.0	3.7000E-10
1860.0	1.4033E-10
1862.0	8.3159E-11
1864.0	5.5161E-11
1866.0	3.8747E-11
1868.0	2.7800E-11
1870.0	1.9845E-11
1872.0	1.3682E-11
1874.0	8.6495E-12
1876.0	4.3425E-12
1878.0	4.7552E-13
1880.0	3.2010E-12
1882.0	7.0160E-12
1884.0	1.1791E-11
1886.0	2.3214E-11
1888.0	8.6512E-12
1890.0	8.7683E-12
1892.0	1.4100E-11
1894.0	1.8191E-11
1896.0	2.2128E-11
1898.0	2.6296E-11
1900.0	3.0968E-11
1902.0	3.6447E-11
1904.0	4.3152E-11
1906.0	5.1744E-11
1908.0	6.3374E-11
1910.0	8.0277E-11
1912.0	1.0747E-10
1914.0	1.5900E-10
1916.0	2.9488E-10
1918.0	1.6146E-9
1920.0	5.1071E-10
1922.0	2.4685E-10
1924.0	2.7638E-10
1926.0	3.6168E-11
1928.0	5.2252E-11
1930.0	4.7752E-11
1932.0	4.2107E-11
1934.0	3.7079E-11
1936.0	3.2804E-11
1938.0	2.9175E-11
1940.0	2.6065E-11
1942.0	2.3368E-11
1944.0	2.0999E-11
1946.0	1.8892E-11
1948.0	1.6997E-11
1950.0	1.5273E-11
1952.0	1.3689E-11
1954.0	1.2219E-11
1956.0	1.0842E-11
1958.0	9.5399E-12
1960.0	8.2973E-12
1962.0	7.1012E-12
1964.0	5.9396E-12
1966.0	4.8015E-12
1968.0	3.6768E-12
1970.0	2.5554E-12
1972.0	1.4273E-12
1974.0	2.8236E-13
1976.0	8.9039E-13
1978.0	2.1028E-12
1980.0	3.3681E-12
1982.0	4.7016E-12
1984.0	6.1210E-12
1986.0	7.6475E-12
1988.0	9.3068E-12
1990.0	1.1131E-11
1992.0	1.3158E-11
1994.0	1.5440E-11
1996.0	1.8038E-11
1998.0	2.1027E-11
2000.0	2.4494E-11
2002.0	2.8499E-11
2004.0	3.2923E-11
2006.0	3.6640E-11
2008.0	3.0456E-11
2010.0	9.5440E-10
2012.0	1.8077E-10
2014.0	2.7174E-10
2016.0	9.5256E-10
2018.0	5.7821E-10
2020.0	2.2219E-10
2022.0	1.3862E-10
2024.0	1.0147E-10
2026.0	8.0507E-11
2028.0	6.7044E-11
2030.0	5.7658E-11
2032.0	5.0733E-11
2034.0	4.5405E-11
2036.0	4.1172E-11
2038.0	3.7721E-11
2040.0	3.4849E-11
2042.0	3.2417E-11
2044.0	3.0327E-11
2046.0	2.8509E-11
2048.0	2.6909E-11
2050.0	2.5488E-11
2052.0	2.4214E-11
2054.0	2.3064E-11
2056.0	2.2018E-11
2058.0	2.1061E-11
2060.0	2.0180E-11
2062.0	1.9364E-11
2064.0	1.8605E-11
2066.0	1.7895E-11
2068.0	1.7228E-11
2070.0	1.6598E-11
2072.0	1.6000E-11
2074.0	1.5432E-11
2076.0	1.4888E-11
2078.0	1.4366E-11
2080.0	1.3862E-11
2082.0	1.3375E-11
2084.0	1.2901E-11
2086.0	1.2438E-11
2088.0	1.1984E-11
2090.0	1.1537E-11
2092.0	1.1095E-11
2094.0	1.0656E-11
2096.0	1.0217E-11
2098.0	9.7763E-12
2100.0	9.3320E-12
2102.0	8.8816E-12
2104.0	8.4222E-12
2106.0	7.9511E-12
2108.0	7.4649E-12
2110.0	6.9597E-12
2112.0	6.4312E-12
2114.0	5.8740E-12
2116.0	5.2812E-12
2118.0	4.6445E-12
2120.0	3.9524E-12
2122.0	3.1889E-12
2124.0	2.3300E-12
2126.0	1.3356E-12
2128.0	1.2901E-13
2130.0	1.4735E-12
2132.0	4.1107E-12
2134.0	1.3462E-11
2136.0	9.3037E-12
2138.0	8.0373E-14
2140.0	3.4725E-12
2142.0	6.3185E-12
2144.0	9.3518E-12
2146.0	1.2937E-11
2148.0	1.7460E-11
2150.0	2.3508E-11
2152.0	3.2151E-11
2154.0	4.5664E-11
2156.0	6.9958E-11
2158.0	1.2680E-10
2160.0	4.1541E-10
2162.0	4.2932E-10
2164.0	1.5498E-10
2166.0	9.9494E-11
2168.0	7.5873E-11
2170.0	6.3051E-11
2172.0	5.5349E-11
2174.0	5.0781E-11
2176.0	4.8953E-11
2178.0	5.1855E-11
2180.0	8.8617E-11
2182.0	5.9409E-13
2184.0	1.7950E-11
2186.0	2.1421E-11
2188.0	2.2615E-11
2190.0	2.3412E-11
2192.0	2.5019E-11
2194.0	3.3960E-11
2196.0	2.3235E-12
2198.0	1.2888E-11
2200.0	1.4293E-11
2202.0	1.4414E-11
2204.0	1.4059E-11
2206.0	1.3423E-11
2208.0	1.2550E-11
2210.0	1.1416E-11
2212.0	9.9378E-12
2214.0	7.9489E-12
2216.0	5.1183E-12
2218.0	7.2224E-13
2220.0	7.1516E-12
2222.0	2.5689E-11
2224.0	1.2566E-10
2226.0	1.3885E-10
2228.0	6.1428E-11
2230.0	4.4685E-11
2232.0	3.7310E-11
2234.0	3.3123E-11
2236.0	3.0395E-11
2238.0	2.8455E-11
2240.0	2.6984E-11
2242.0	2.5809E-11
2244.0	2.4830E-11
2246.0	2.3979E-11
2248.0	2.3209E-11
2250.0	2.2481E-11
2252.0	2.1761E-11
2254.0	2.1014E-11
2256.0	2.0197E-11
2258.0	1.9252E-11
2260.0	1.8090E-11
2262.0	1.6562E-11
2264.0	1.4385E-11
2266.0	1.0941E-11
2268.0	4.5474E-12
2270.0	1.1587E-11
2272.0	1.3026E-10
2274.0	9.8212E-11
2276.0	5.5532E-11
2278.0	4.4776E-11
2280.0	3.9969E-11
2282.0	3.7318E-11
2284.0	3.5699E-11
2286.0	3.4661E-11
2288.0	3.3989E-11
2290.0	3.3570E-11
2292.0	3.3335E-11
2294.0	3.3246E-11
2296.0	3.3277E-11
2298.0	3.3413E-11
2300.0	3.3647E-11
2302.0	3.3973E-11
2304.0	3.4395E-11
2306.0	3.4916E-11
2308.0	3.5549E-11
2310.0	3.6308E-11
2312.0	3.7221E-11
2314.0	3.8327E-11
2316.0	3.9688E-11
2318.0	4.1401E-11
2320.0	4.3604E-11
2322.0	4.6298E-11
2324.0	4.5290E-11
2326.0	6.2773E-10
2328.0	4.8659E-11
2330.0	1.1782E-11
2332.0	2.5216E-11
2334.0	3.1815E-11
2336.0	3.6390E-11
2338.0	4.0276E-11
2340.0	4.4043E-11
2342.0	4.8037E-11
2344.0	5.2565E-11
2346.0	5.7993E-11
2348.0	6.4854E-11
2350.0	7.4054E-11
2352.0	8.7340E-11
2354.0	1.0865E-10
2356.0	1.4930E-10
2358.0	2.6033E-10
2360.0	1.9927E-9
2362.0	2.8391E-10
2364.0	1.1684E-10
2366.0	6.5865E-11
2368.0	4.0806E-11
2370.0	2.5640E-11
2372.0	1.5264E-11
2374.0	7.5453E-12
2376.0	1.4260E-12
2378.0	3.6811E-12
2380.0	8.1348E-12
2382.0	1.2172E-11
2384.0	1.5963E-11
2386.0	1.9639E-11
2388.0	2.3313E-11
2390.0	2.7093E-11
2392.0	3.1091E-11
2394.0	3.5436E-11
2396.0	4.0289E-11
2398.0	4.5869E-11
2400.0	5.2488E-11
2402.0	6.0632E-11
2404.0	7.1115E-11
2406.0	8.5470E-11
2408.0	1.0716E-10
2410.0	1.4727E-10
2412.0	3.1265E-10
2414.0	6.5249E-11
2416.0	2.6952E-10
2418.0	1.2393E-9
2420.0	6.2879E-10
2422.0	2.5814E-10
2424.0	1.6275E-10
2426.0	1.1838E-10
2428.0	9.2484E-11
2430.0	7.5385E-11
2432.0	6.3171E-11
2434.0	5.3954E-11
2436.0	4.6708E-11
2438.0	4.0827E-11
2440.0	3.5928E-11
2442.0	3.1759E-11
2444.0	2.8143E-11
2446.0	2.4955E-11
2448.0	2.2102E-11
2450.0	1.9515E-11
2452.0	1.7139E-11
2454.0	1.4931E-11
2456.0	1.2854E-11
2458.0	1.0880E-11
2460.0	8.9816E-12
2462.0	7.1372E-12
2464.0	5.3255E-12
2466.0	3.5268E-12
2468.0	1.7215E-12
2470.0	1.1045E-13
2472.0	1.9901E-12
2474.0	3.9406E-12
2476.0	5.9883E-12
2478.0	8.1638E-12
2480.0	1.0504E-11
2482.0	1.3054E-11
2484.0	1.5872E-11
2486.0	1.9031E-11
2488.0	2.2631E-11
2490.0	2.6806E-11
2492.0	3.1748E-11
2494.0	3.7735E-11
2496.0	4.5195E-11
2498.0	5.4814E-11
2500.0	6.7777E-11
]

%% Plots
Glog = 20*log10(data(:,2));
G1log = 20*log10(data1(:,2));

figure(1);
%subplot(2,1,1);
%plot(data(:,1), data(:,2));
title('FRF tapa')
%xlabel('f [Hz]') 
%ylabel('displacement amplitude [m]') 
%subplot(2,1,2);
plot(data(:,1), Glog);
%title('FRF tapa dB')
%xlabel('f [Hz]') 
%ylabel('displacement amplitude [db]') 

hold on


%figure(2);
%subplot(2,1,1);
%plot(data1(:,1), data1(:,2));
%title('FRF tapa holes')
%xlabel('f [Hz]') 
%ylabel('displacement amplitude [m]') 
%subplot(2,1,2);
plot(data1(:,1), G1log);
%title('FRF tapa holes dB')
%xlabel('f [Hz]') 
%ylabel('displacement amplitude [db]') 

hold off
xlim([0 2500]) %plotta fino a 2500
legend('tapa','tapa holes')
xlabel('f [Hz]');
ylabel('displacement amplitude [db]');
